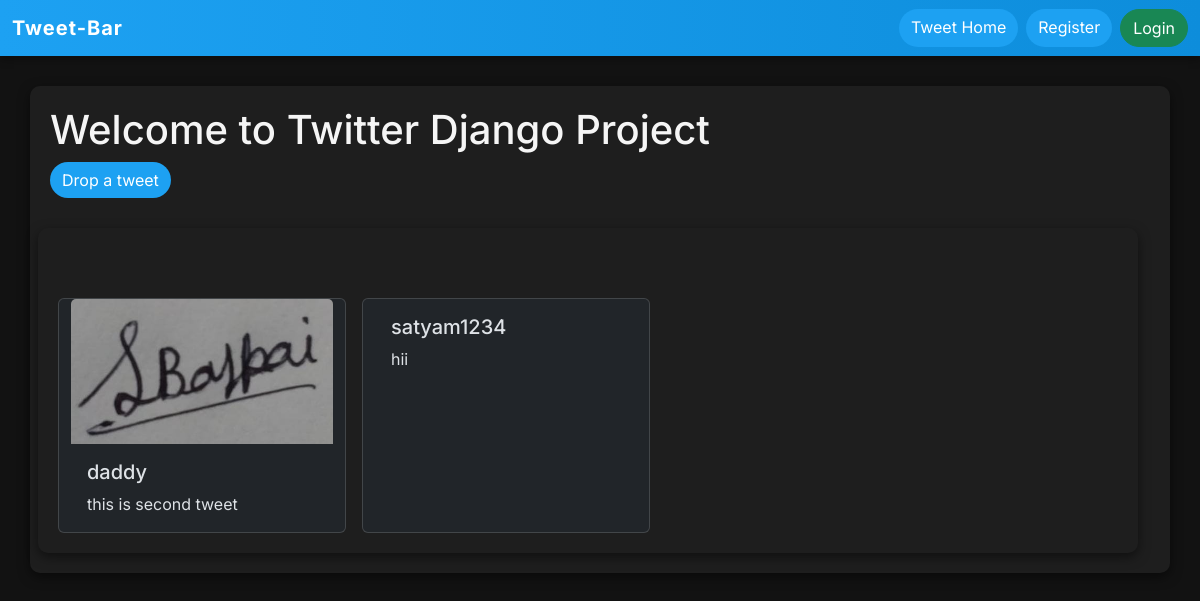
Page /tweet/ on the earlier database version.
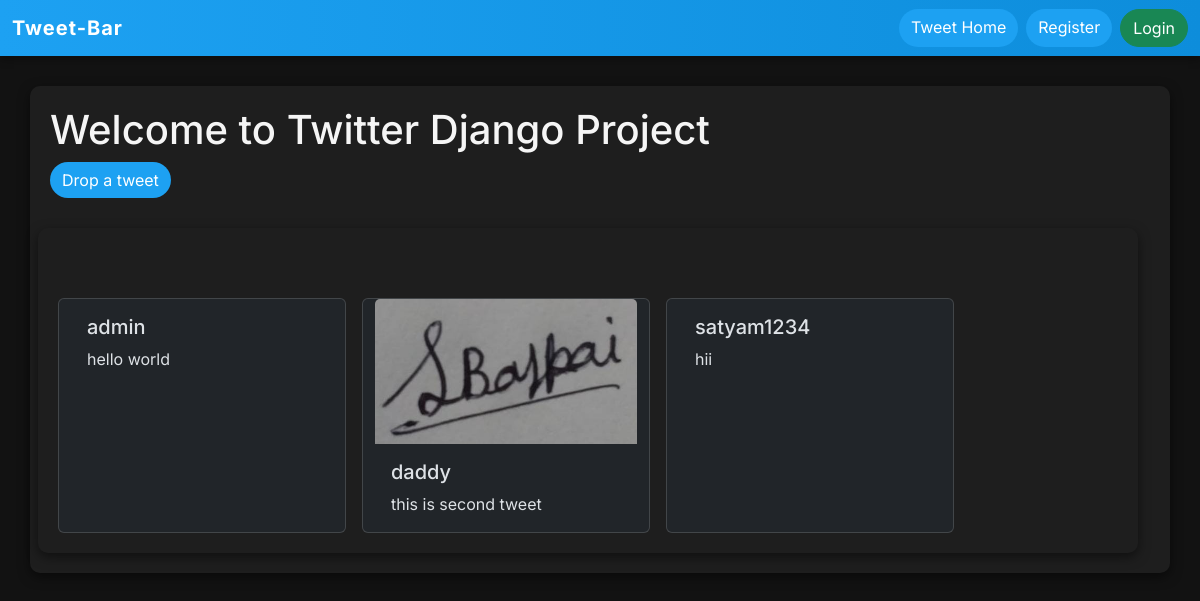
Same page on the later database version.
### tweet/models.py (models this page shows, shortened)
class Tweet(models.Model):
    user = models.ForeignKey(User, on_delete = models.CASCADE)
    text = models.TextField(max_length=240)
    photo = models.ImageField(upload_to='photos/', blank=True, null=True)
    created_at = models.DateTimeField(auto_now_add=True)
    updated_at = models.DateTimeField(auto_now=True)

### tweet/views.py (the view)
# urls.py: path('', views.tweet_list, name='tweet_list'),
def tweet_list(request):
    tweets = Tweet.objects.all().order_by('-created_at')
    return render(request, 'tweet_list.html',{'tweets':tweets})

### tweet/templates/tweet_list.html (shortened to what this page needs)
{% extends "layout.html" %}
{% block content %}
<h1> Welcome to Twitter Django Project</h1>
<a class="btn btn-primary" href="{%url 'tweet_create' %}">Drop a tweet</a>
<div class="container row gap-3">
    {% for tweet in tweets  %}
    <div class="card" style="width: 18rem; margin-top: 50px;">
      {% if tweet.photo %}
        <img src="{{tweet.photo.url}}" class="card-img-top" alt="...">
        {% endif %}
        <div class="card-body">
          <h5 class="card-title">{{tweet.user.username}}</h5>
          <p class="card-text">{{tweet.text}}</p>
        </div>
      </div>
    {% endfor %}
</div>
{% endblock %}

### templates/layout.html (shortened to what this page needs)
{% load static %}
<!DOCTYPE html>
<html lang="en" data-bs-theme="dark">
<head>
    <link href="https://cdn.jsdelivr.net/npm/bootstrap@5.3.3/dist/css/bootstrap.min.css" rel="stylesheet"
>
</head>
<body>
    <nav class="navbar navbar-expand-lg">
        <div class="container-fluid">
            <a class="navbar-brand" href="#">Tweet-Bar</a>
            <div class="d-flex">
                <a class="btn btn-primary me-2" href="{% url 'tweet_list' %}">Tweet Home</a>
                {% if user.is_authenticated %}
                    <form method="post" action="{% url 'logout' %}">
                        {% csrf_token %}
                        <button class="btn btn-danger" type="submit">Logout</button>
                    </form>
                {% else %}
                    <a class="btn btn-primary me-2" href="{% url 'register' %}">Register</a>
                    <a class="btn btn-success" href="{% url 'login' %}">Login</a>
                {% endif %}
            </div>
        </div>
    </nav>
    <div class="container">
        {% block content %}
        {% endblock %}
    </div>
</body>
</html>

### templates/layout.html (style rules this page uses)
body { font-family: 'Inter', sans-serif; background-color: #121212; color: #f5f5f5; }
.navbar { background: linear-gradient(90deg, #1DA1F2, #0d8ddb); box-shadow: 0 4px 8px rgba(0,0,0,0.3); }
.navbar-brand { font-weight: 700; color: #fff !important; letter-spacing: 1px; }
.btn-primary { background-color: #1DA1F2; border: none; border-radius: 25px; transition: 0.3s; }
.btn-success { border-radius: 25px; transition: 0.3s; }
.container { margin-top: 30px; padding: 20px; background-color: #1e1e1e; border-radius: 10px; box-shadow: 0 4px 12px rgba(0,0,0,0.5); }

Differences in the rows shown:
added Tweet: user.username "admin", text "hello world"
